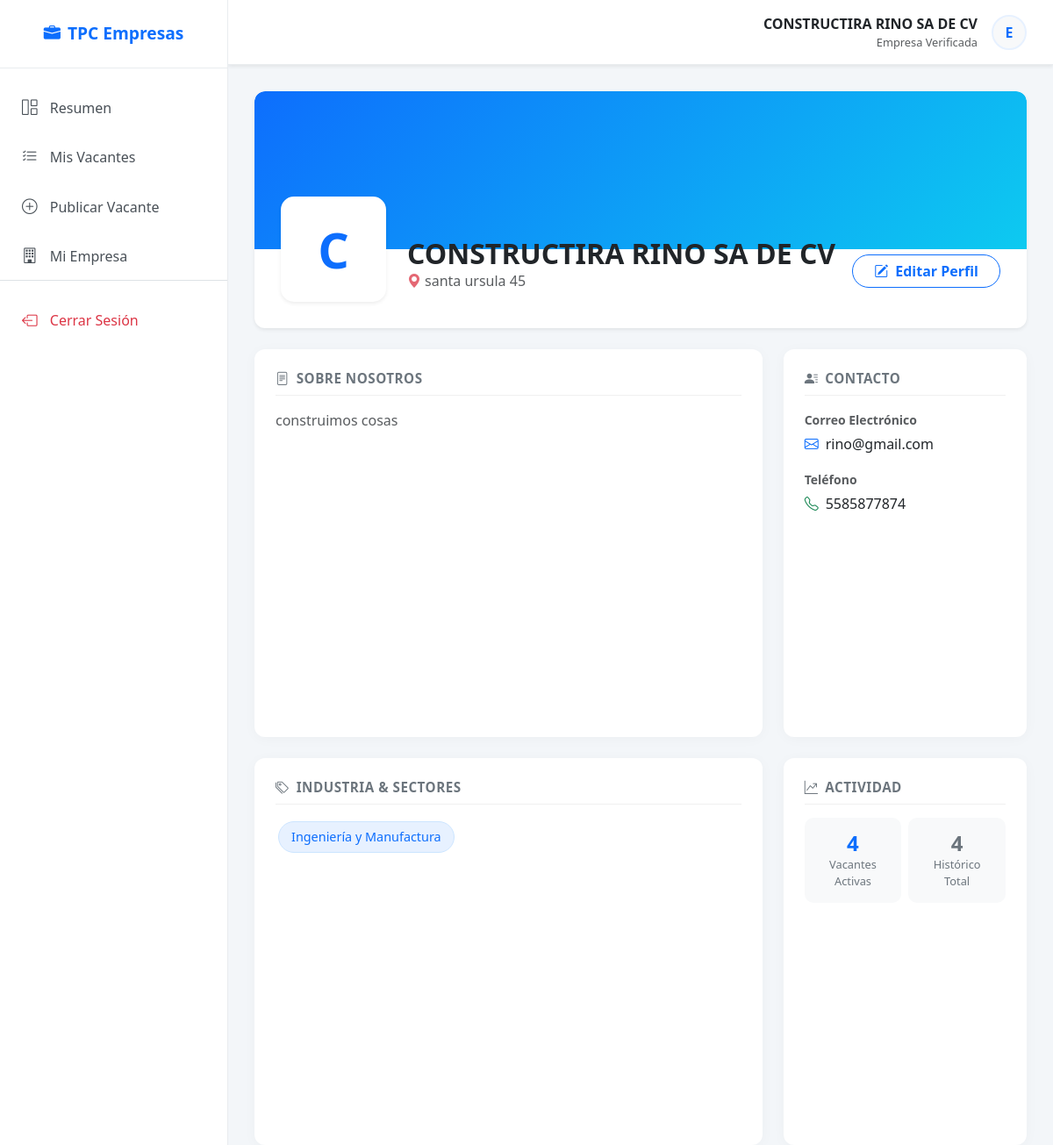
/empresas/perfil-empresa/ (signed in), run on the app's committed database.
### aplicaciones/empresas/models.py (models this page shows, shortened)
class Empresa(models.Model):
    nombre = models.CharField(max_length=100, unique=True, null=False   , blank=False)
    direccion = models.CharField(max_length=200)
    telefono = models.CharField(max_length=15)
    email = models.EmailField(null=False, blank=False, unique=True, default='email')
    biografia = models.TextField(null=False, blank=False, default='Biografía de la empresa.')
    usuario = models.OneToOneField(User, on_delete=models.CASCADE, null=True)
    categoria = models.CharField(max_length=300, null=True, blank=True)

### aplicaciones/general/decorators.py (the view)
    def wrapper_func(request, *args, **kwargs):
        if not request.user.is_authenticated:
            return redirect('login')
        if hasattr(request.user, 'empresa'):
            return view_func(request, *args, **kwargs)
        else:
            messages.warning(request, "Esta sección es solo para reclutadores.")
            return redirect('home_t') # Redirigir a SU zona

### aplicaciones/empresas/views.py (called while the page is built)
@empresa_required
def perfil_empresa(request):
    try:
        empresa = request.user.empresa
    except Empresa.DoesNotExist:
        return redirect('signup')
    nombres_sectores = []
    if empresa.categoria:
        ids_sectores = empresa.categoria.split(',')
        sectores_data = VACANTE_TAGS.get('1', {}).get('etiquetas', {})
        for sec_id in ids_sectores:
            if sec_id in sectores_data:
                nombres_sectores.append(sectores_data[sec_id]['nombre'])
    context = {
        'empresa': empresa,
        'lista_sectores': nombres_sectores,
        'total_vacantes': empresa.vacante_set.count(),
        'vacantes_activas': empresa.vacante_set.filter(activa=True).count()
    }
    return render(request, 'perfil-empresa.html', context)

### aplicaciones/empresas/templates/perfil-empresa.html (shortened to what this page needs)
{% extends 'marco.html' %}
{% block content %}
    <div class="card border-0 shadow-sm mb-4" style="border-radius: 12px; overflow: hidden;">
        <div class="profile-cover"></div>
        <div class="profile-header-container d-flex justify-content-between align-items-end flex-wrap">
            <div class="d-flex align-items-end gap-4">
                <div class="company-avatar shadow-sm">
                    {{ empresa.nombre|slice:":1" }}
                </div>
                <div class="mb-2 pb-1">
                    <h2 class="fw-bold text-dark mb-0">{{ empresa.nombre }}</h2>
                    <div class="text-muted">
                        <i class="bi bi-geo-alt-fill text-danger opacity-75 me-1"></i>{{ empresa.direccion }}
                    </div>
                </div>
            </div>
            <div class="mb-3">
                <a href="#" class="btn btn-outline-primary fw-bold px-4 rounded-pill">
                    <i class="bi bi-pencil-square me-2"></i>Editar Perfil
                </a>
            </div>
        </div>
    </div>
    <div class="row g-4">
        <div class="col-lg-8">
            <div class="info-card p-4 mb-4">
                <h5 class="card-title-custom"><i class="bi bi-file-text me-2"></i>Sobre Nosotros</h5>
                <p class="text-muted" style="line-height: 1.7;">
                    {{ empresa.biografia|linebreaksbr }}
                </p>
            </div>
            <div class="info-card p-4">
                <h5 class="card-title-custom"><i class="bi bi-tags me-2"></i>Industria & Sectores</h5>
                <div class="mt-3">
                    {% for sector in lista_sectores %}
                        <span class="sector-tag">{{ sector }}</span>
                    {% empty %}
                        <span class="text-muted fst-italic">No has definido sectores aún.</span>
                    {% endfor %}
                </div>
            </div>
        </div>
        <div class="col-lg-4">
            <div class="info-card p-4 mb-4">
                <h5 class="card-title-custom"><i class="bi bi-person-lines-fill me-2"></i>Contacto</h5>
                <div class="mb-3">
                    <label class="small text-muted fw-bold">Correo Electrónico</label>
                    <div class="d-flex align-items-center mt-1">
                        <i class="bi bi-envelope text-primary me-2"></i>
                        <a href="#" class="text-dark text-decoration-none">{{ empresa.email }}</a>
                    </div>
                </div>
                <div class="mb-3">
                    <label class="small text-muted fw-bold">Teléfono</label>
                    <div class="d-flex align-items-center mt-1">
                        <i class="bi bi-telephone text-success me-2"></i>
                        <span>{{ empresa.telefono }}</span>
                    </div>
                </div>
            </div>
            <div class="info-card p-4">
                <h5 class="card-title-custom"><i class="bi bi-graph-up-arrow me-2"></i>Actividad</h5>
                <div class="row g-2">
                    <div class="col-6">
                        <div class="stat-box">
                            <div class="stat-number">{{ vacantes_activas }}</div>
                            <div class="stat-label">Vacantes Activas</div>
                        </div>
                    </div>
                    <div class="col-6">
                        <div class="stat-box">
                            <div class="stat-number text-secondary">{{ total_vacantes }}</div>
                            <div class="stat-label">Histórico Total</div>
                        </div>
                    </div>
                </div>
            </div>
        </div>
    </div>
{% endblock %}

### aplicaciones/empresas/templates/marco.html (shortened to what this page needs)
{% load static %}
<!DOCTYPE html>
<html lang="es">
<head>
    <link href="https://cdn.jsdelivr.net/npm/bootstrap@5.3.0/dist/css/bootstrap.min.css" rel="stylesheet">
    <link rel="stylesheet" href="https://cdn.jsdelivr.net/npm/bootstrap-icons@1.10.5/font/bootstrap-icons.css">
</head>
<body>
    <div class="d-flex" id="wrapper">
        <div id="sidebar-wrapper">
            <div class="sidebar-heading text-center">
                <i class="bi bi-briefcase-fill me-2"></i>TPC Empresas
            </div>
            <div class="list-group list-group-flush mt-3">
                <a href="{% url 'home' %}" class="list-group-item list-group-item-action {% if request.resolver_match.url_name == 'home' %}active{% endif %}">
                    <i class="bi bi-grid-1x2"></i> Resumen
                </a>
                <a href="{% url 'historial' %}" class="list-group-item list-group-item-action {% if request.resolver_match.url_name == 'historial_vacantes' %}active{% endif %}">
                    <i class="bi bi-list-check"></i> Mis Vacantes
                </a>
                <a href="{% url 'add' %}" class="list-group-item list-group-item-action {% if request.resolver_match.url_name == 'crear_vacante' %}active{% endif %}">
                    <i class="bi bi-plus-circle"></i> Publicar Vacante
                </a>
                <a href="{% url 'perfil_empresa' %}" class="list-group-item list-group-item-action">
                    <i class="bi bi-building"></i> Mi Empresa
                </a>
                <div class="mt-auto border-top pt-3">
                    <a href="{% url 'logout' %}" class="list-group-item list-group-item-action text-danger">
                        <i class="bi bi-box-arrow-left"></i> Cerrar Sesión
                    </a>
                </div>
            </div>
        </div>
        <div id="page-content-wrapper">
            <nav class="top-navbar shadow-sm">
                <div class="ms-auto d-flex align-items-center">
                    <div class="text-end me-3">
                        <div class="fw-bold text-dark">{{ request.user.empresa.nombre|default:request.user.username }}</div>
                        <div class="small text-muted" style="font-size: 0.8rem;">Empresa Verificada</div>
                    </div>
                    <div class="bg-light rounded-circle d-flex align-items-center justify-content-center text-primary fw-bold" style="width: 40px; height: 40px; border: 2px solid #e7f1ff;">
                        {{ request.user.username|slice:":1"|upper }}
                    </div>
                </div>
            </nav>
            <div class="main-container">
                {% block content %}
                {% endblock %}
            </div>
        </div>
    </div>
</body>
</html>

### aplicaciones/empresas/templates/marco.html (style rules this page uses)
body { overflow-x: hidden; font-family: 'Segoe UI', Tahoma, Geneva, Verdana, sans-serif; background-color: #f3f6f9; }
#wrapper { display: flex; width: 100%; height: 100vh; }
#sidebar-wrapper { min-height: 100vh; width: 260px; margin-left: 0; background: #ffffff; border-right: 1px solid #e9ecef; display: flex; flex-direction: column; position: fixed; z-index: 1000; transition: margin .25s ease-out; }
.sidebar-heading { padding: 1.5rem 1.25rem; font-size: 1.2rem; font-weight: bold; color: #0d6efd; border-bottom: 1px solid #e9ecef; }
.list-group-item { border: none; padding: 15px 25px; font-size: 1rem; color: #495057; font-weight: 500; transition: all 0.2s; }
.list-group-item i { margin-right: 10px; font-size: 1.1rem; }
#page-content-wrapper { width: 100%; margin-left: 260px; display: flex; flex-direction: column; }
.top-navbar { background: white; padding: 15px 30px; border-bottom: 1px solid #e9ecef; display: flex; justify-content: space-between; align-items: center; }
.main-container { padding: 30px; flex: 1; overflow-y: auto; }

### aplicaciones/empresas/templates/perfil-empresa.html (style rules this page uses)
.profile-cover { height: 180px; background: linear-gradient(135deg, #0d6efd 0%, #0dcaf0 100%); border-radius: 12px 12px 0 0; position: relative; }
.profile-header-container { margin-top: -60px; padding: 0 30px; position: relative; margin-bottom: 30px; }
.company-avatar { width: 120px; height: 120px; background-color: white; border: 4px solid white; border-radius: 15px; box-shadow: 0 5px 20px rgba(0,0,0,0.1); display: flex; align-items: center; justify-content: center; font-size: 3.5rem; font-weight: bold; color: #0d6efd; }
.info-card { background: white; border: none; border-radius: 12px; box-shadow: 0 2px 15px rgba(0,0,0,0.03); height: 100%; transition: transform 0.2s; }
.card-title-custom { font-size: 0.95rem; font-weight: 700; color: #6c757d; text-transform: uppercase; letter-spacing: 0.5px; margin-bottom: 15px; border-bottom: 1px solid #f0f0f0; padding-bottom: 10px; }
.stat-box { text-align: center; padding: 15px; background-color: #f8f9fa; border-radius: 10px; }
.stat-number { font-size: 1.5rem; font-weight: 800; color: #0d6efd; line-height: 1.2; }
.stat-label { font-size: 0.8rem; color: #6c757d; }
.sector-tag { background-color: #e7f1ff; color: #0d6efd; padding: 6px 14px; border-radius: 50px; font-size: 0.9rem; display: inline-block; margin: 3px; border: 1px solid #cce5ff; }

### data on the page
Empresa: nombre "C", nombre "CONSTRUCTIRA RINO SA DE CV", direccion "santa ursula 45", biografia "construimos cosas", email "rino@gmail.com", telefono "5585877874"

### other printed values
{{ request.user.empresa.nombre|default:request.user.username }} "CONSTRUCTIRA RINO SA DE CV"
{{ request.user.username|slice:":1"|upper }} "E"
{{ sector }} "Ingeniería y Manufactura"
{{ vacantes_activas }} "4"
{{ total_vacantes }} "4"
